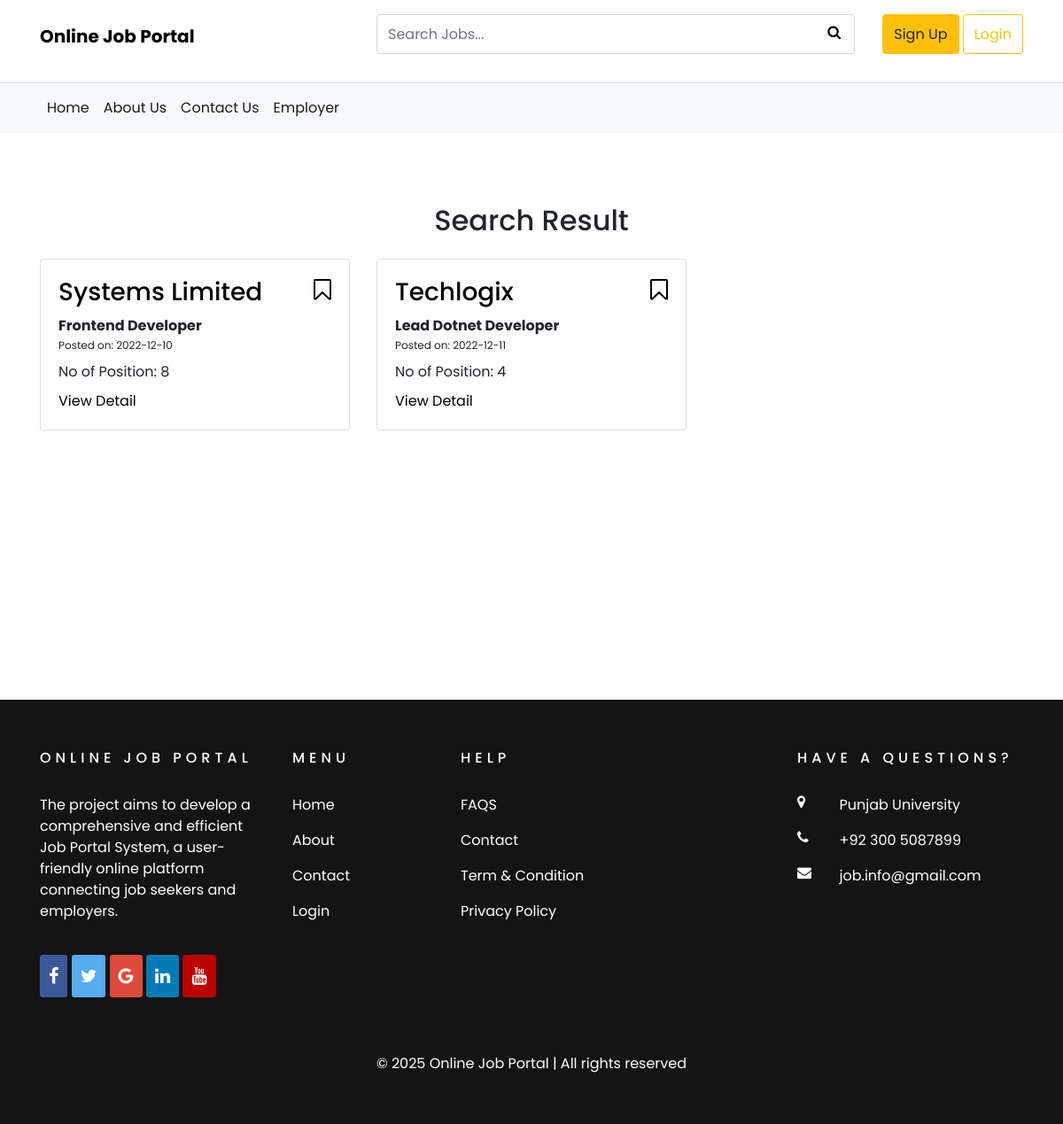
The page /search.php on the database as committed earlier.
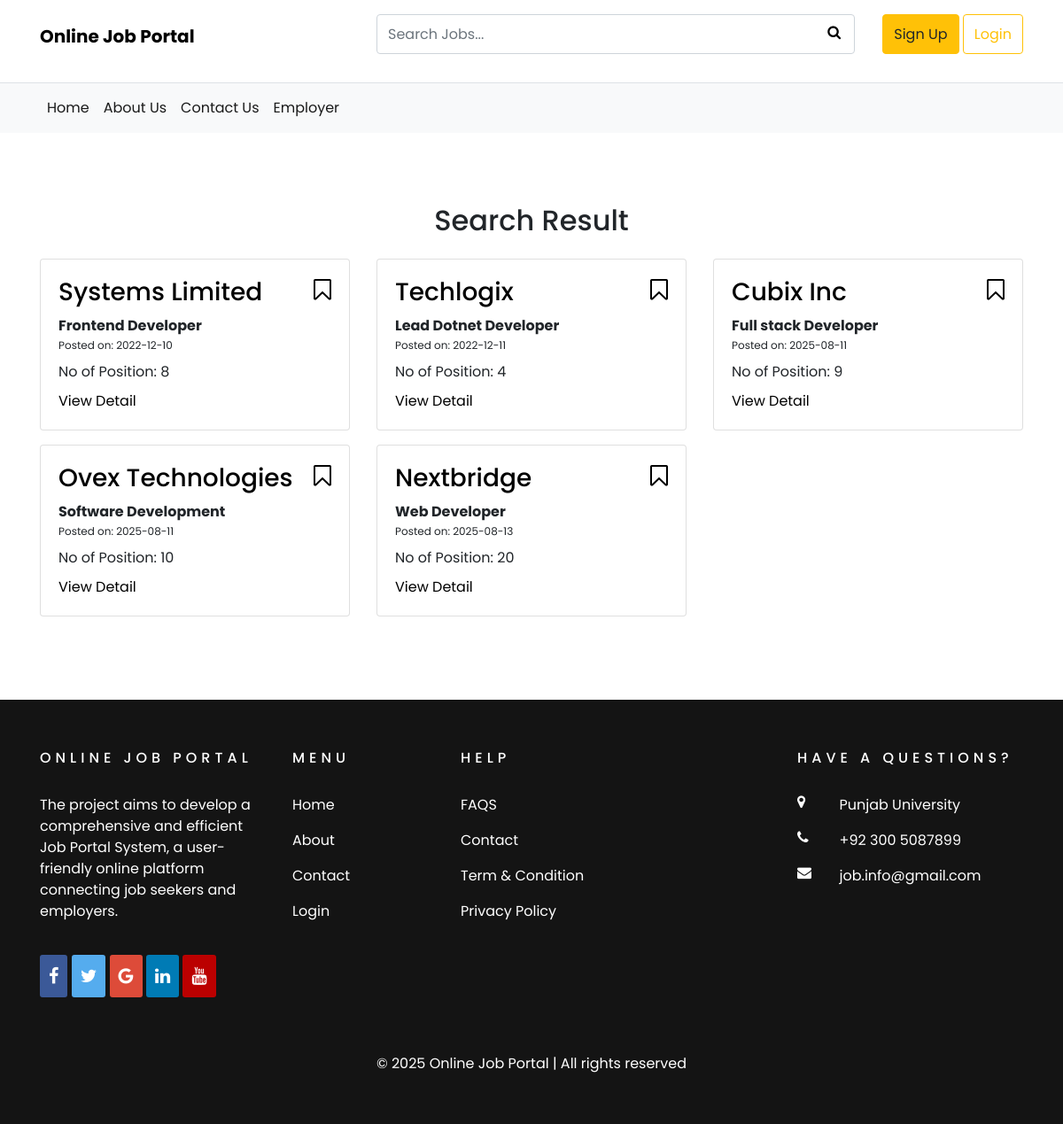
The same page on the database as committed later.
### tables this page shows
CREATE TABLE `vacancies` (
  `id` int(11) NOT NULL,
  `company_id` int(11) NOT NULL,
  `title` varchar(150) NOT NULL,
  `job_type` varchar(80) NOT NULL,
  `position` varchar(40) NOT NULL,
  `qualification` varchar(80) NOT NULL,
  `skills` varchar(200) NOT NULL,
  `experience` varchar(200) NOT NULL,
  `location` varchar(80) NOT NULL,
  `salary` varchar(40) NOT NULL,
  `last_date` date NOT NULL,
  `description` text NOT NULL,
  `added_on` date NOT NULL,
  `status` int(11) NOT NULL
);

CREATE TABLE `company` (
  `id` int(11) NOT NULL,
  `company_name` varchar(80) NOT NULL,
  `tagline` varchar(80) NOT NULL,
  `email` varchar(40) NOT NULL,
  `password` varchar(40) NOT NULL,
  `contact` varchar(40) NOT NULL,
  `city` varchar(40) NOT NULL,
  `location` varchar(80) NOT NULL,
  `logo` varchar(80) NOT NULL,
  `image` varchar(80) NOT NULL
);

### search.php (the view, shortened to what this page needs)
<?php
include_once "header.php";
?>
<div class="container">
<div class="row">
<div class="col-md-12 body-content">
<h2 class="text-center">Search Result</h2>
<div class="row">
<?php
$keyword=$_POST['keyword'];
$sql="select vacancies.id, company_name, title, job_type, company_id, position, added_on, experience from vacancies INNER JOIN company on company.id=vacancies.company_id where company_name LIKE '%$keyword%' OR title LIKE '%$keyword%' OR job_type LIKE '%$keyword%' OR experience LIKE '%$keyword%' OR skills LIKE '%$keyword%' OR vacancies.location LIKE '%$keyword%' OR salary LIKE '%$keyword%' AND status=1";
$result=mysqli_query($con,$sql);
if(mysqli_num_rows($result)>0){
while($row=mysqli_fetch_array($result)){
?>
<div class="col-md-4 mt-3">
<div class="card">
<div class="card-body">
<h3><a href="company_profile.php?id=<?php echo $row['company_id'];?>"><?php echo $row['company_name'];?></a><span class="float-right"><a href="add_to_list.php?id=<?php echo $row['id'];?>"><i class="fa fa-bookmark-o"></i></a></span></h3>
<p class="card-title font-weight-bold pt-2 line-height"><?php echo $row['title'];?></p>
<p class="pb-1" style="line-height:10px;font-size:12px;">Posted on: <?php echo $row['added_on'];?></p>
<p class="line-height">No of Position: <?php echo $row['position'];?></p>
<a href="vacancy_detail.php?id=<?php echo $row['id'];?>">View Detail</a>
</div>
</div>
</div>
<?php }
 }
 else{
	echo '<h4>No record found</h4>';
 }?>
</div>
</div>
</div>
</div>
<?php
include_once "footer.php";
?>

Rows that differ between the two databases and show on the page:
added vacancies: company.company_name "Cubix Inc", title "Full stack Developer", added_on "2025-08-11", position "9"
added vacancies: company.company_name "Ovex Technologies", title "Software Development", added_on "2025-08-11", position "10"
added vacancies: company.company_name "Nextbridge", title "Web Developer", added_on "2025-08-13", position "20"
